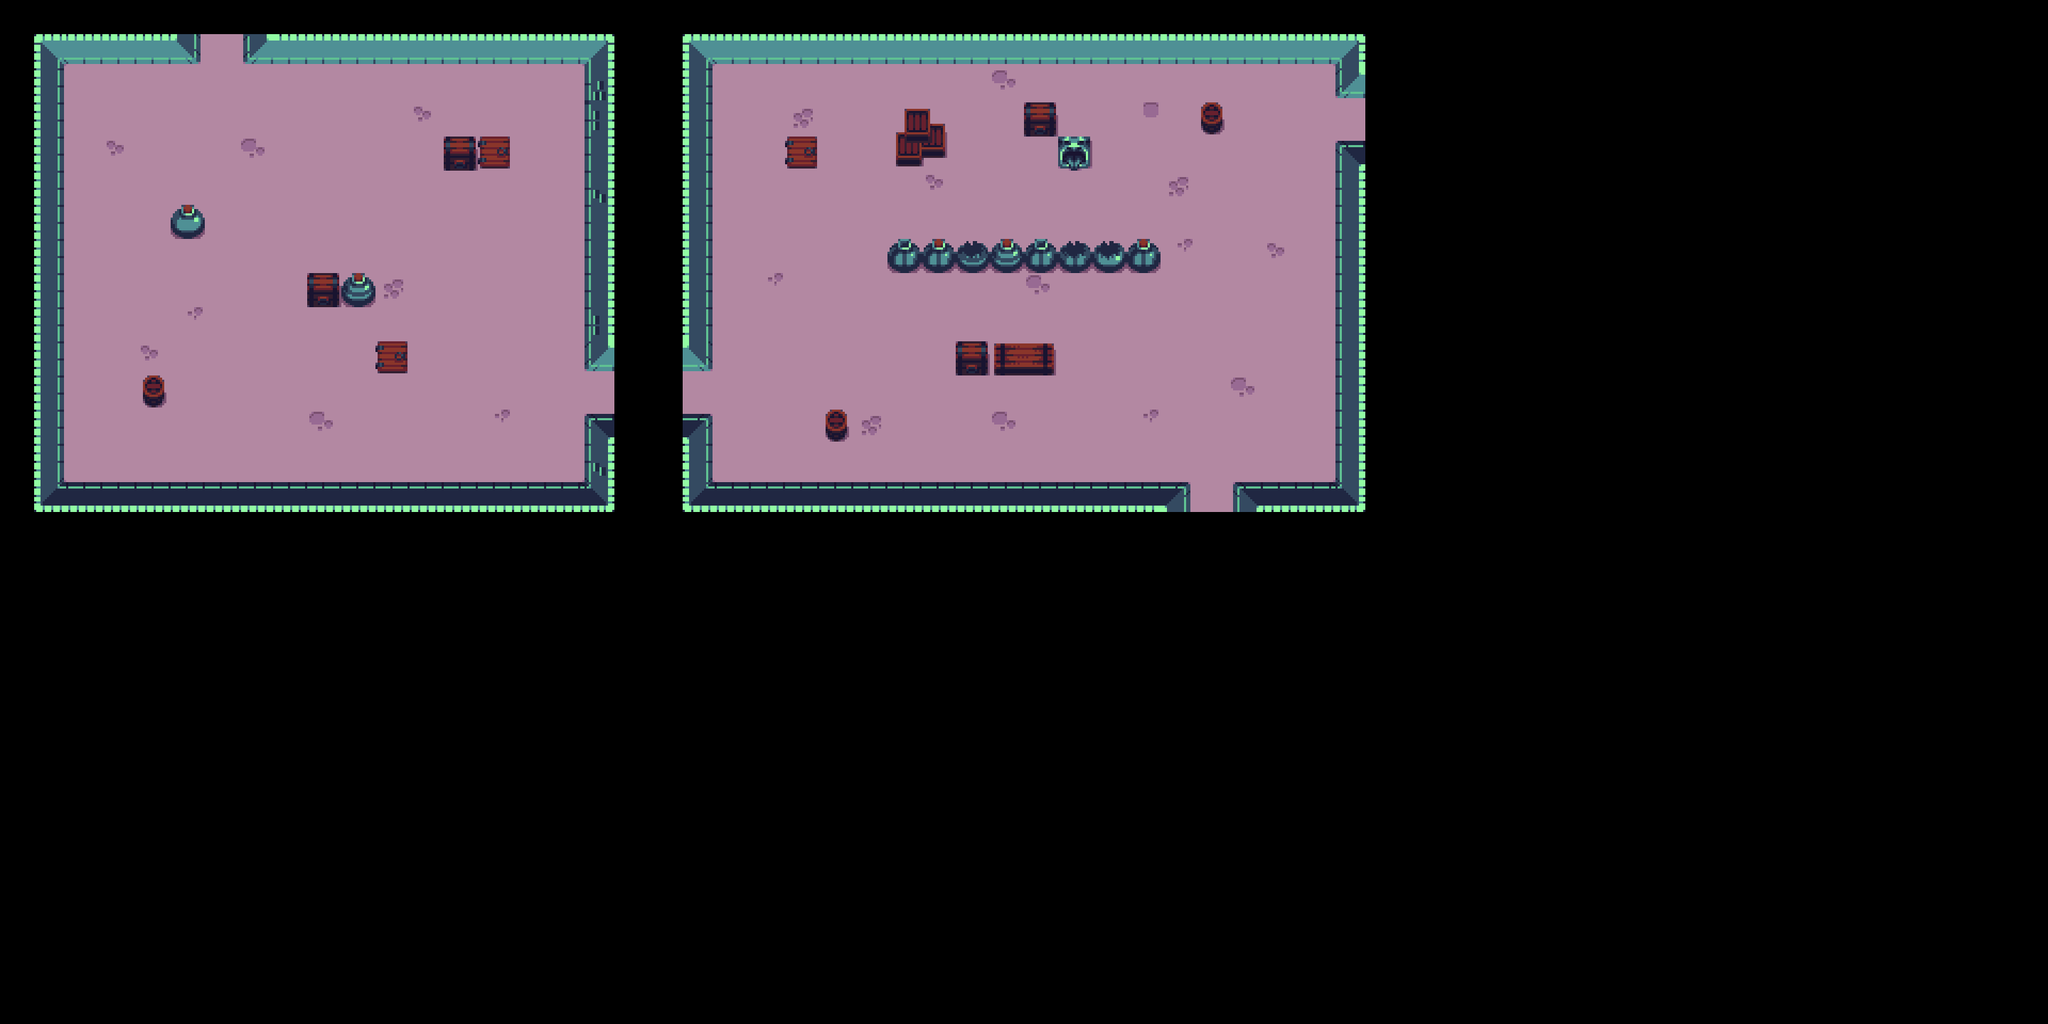

Below is a game level as drawn by its tile map, then a one-line description and the .tmx that defines it (tile-layer data replaced by summaries):
An orthogonal 60x30 tile map with 48x48 px tiles, 2 tile layers (Ground, Stuff).

<map version="1.5" tiledversion="1.5.0" orientation="orthogonal" renderorder="right-down" width="60" height="30" tilewidth="48" tileheight="48" infinite="0" nextlayerid="5" nextobjectid="1">
 <tileset firstgid="1" name="buch-tileset" tilewidth="48" tileheight="48" spacing="2" margin="1" tilecount="247" columns="19">
  <image source="../tilesets/buch-tileset-48px-extruded.png" width="950" height="650" />
 </tileset>
 <layer id="3" name="Ground" width="60" height="30">
  <data>[1800 cells, 518 non-empty, 21 distinct tile ids]</data>
 </layer>
 <layer id="4" name="Stuff" width="60" height="30">
  <data>[1800 cells, 27 non-empty, 17 distinct tile ids]</data>
 </layer>
</map>
